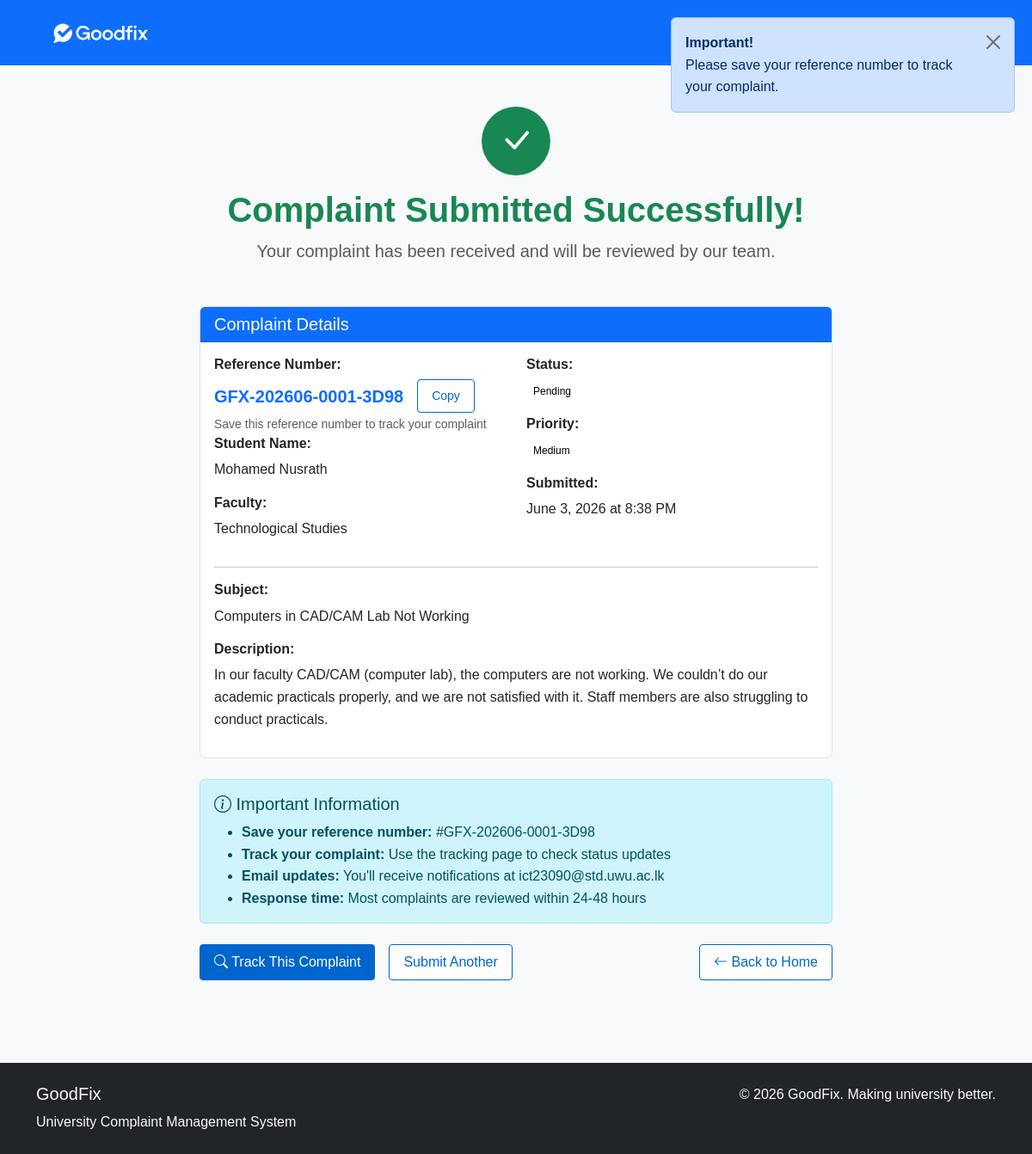
Screenshot of /user/submit_success.php?id=1 with the database file from the repository.
### tables this page shows
CREATE TABLE complaints (
    id INT PRIMARY KEY AUTO_INCREMENT,
    student_name VARCHAR(100) NOT NULL,
    student_id VARCHAR(20) NOT NULL,
    email VARCHAR(100) NOT NULL,
    faculty VARCHAR(50) NOT NULL,
    complaint_type VARCHAR(50) NOT NULL,
    subject VARCHAR(200) NOT NULL,
    description TEXT NOT NULL,
    status ENUM('pending', 'in_progress', 'resolved', 'closed') DEFAULT 'pending',
    priority ENUM('low', 'medium', 'high', 'urgent') DEFAULT 'medium',
    submitted_at TIMESTAMP DEFAULT CURRENT_TIMESTAMP,
    updated_at TIMESTAMP DEFAULT CURRENT_TIMESTAMP ON UPDATE CURRENT_TIMESTAMP
);

### user/submit_success.php (the view, shortened to what this page needs)
<?php
include '../includes/header.php';
include '../includes/db.php';
$complaint_id = isset($_GET['id']) ? (int)$_GET['id'] : 0;
$complaint = null;
if ($complaint_id) {
    $stmt = $pdo->prepare("SELECT * FROM complaints WHERE id = ?");
    $stmt->execute([$complaint_id]);
    $complaint = $stmt->fetch();
}
?>
<main>
    <div class="container py-5">
        <div class="row justify-content-center">
            <div class="col-lg-8">
                <div class="text-center mb-5">
                    <div class="bg-success text-white rounded-circle d-inline-flex align-items-center justify-content-center mb-3" style="width: 80px; height: 80px;">
                        <i class="bi bi-check-lg fs-1"></i>
                    </div>
                    <h1 class="fw-bold text-success">Complaint Submitted Successfully!</h1>
                    <p class="lead text-muted">Your complaint has been received and will be reviewed by our team.</p>
                </div>
                <div class="card">
                    <div class="card-header bg-primary text-white">
                        <h5 class="mb-0">
                            Complaint Details
                        </h5>
                    </div>
                    <div class="card-body">
                        <?php
                        $year_month = date('Ym', strtotime($complaint['submitted_at']));
                        $complaint_id_padded = str_pad($complaint['id'], 4, '0', STR_PAD_LEFT);
                        $hash = strtoupper(substr(md5($complaint['id'] . $complaint['submitted_at'] . 'GoodFix2025'), 0, 4));
                        $reference_no = 'GFX-' . $year_month . '-' . $complaint_id_padded . '-' . $hash;
                        ?>
                        <div class="row">
                            <div class="col-md-6">
                                <h6 class="fw-bold">Reference Number:</h6>
                                <div class="d-flex align-items-center">
                                    <p class="text-primary fs-5 fw-bold mb-0 me-3" id="referenceNumber"><?php echo $reference_no; ?></p>
                                    <button class="btn btn-outline-primary btn-sm" onclick="copyReference()" id="copyBtn">
                                        <i class="bi bi-copy"></i> Copy
                                    </button>
                                </div>
                                <small class="text-muted">Save this reference number to track your complaint</small>
                                <h6 class="fw-bold">Student Name:</h6>
                                <p><?php echo htmlspecialchars($complaint['student_name']); ?></p>
                                <h6 class="fw-bold">Faculty:</h6>
                                <p><?php echo htmlspecialchars($complaint['faculty'] ?: 'Not specified'); ?></p>
                            </div>
                            <div class="col-md-6">
                                <h6 class="fw-bold">Status:</h6>
                                <span class="status">Pending</span>
                                <h6 class="fw-bold mt-3">Priority:</h6>
                                <span class="priority">
                                    <?php echo ucfirst($complaint['priority']); ?>
                                </span>
                                <h6 class="fw-bold mt-3">Submitted:</h6>
                                <p><?php echo date('F j, Y \a\t g:i A', strtotime($complaint['submitted_at'])); ?></p>
                            </div>
                        </div>
                        <hr>
                        <h6 class="fw-bold">Subject:</h6>
                        <p><?php echo htmlspecialchars($complaint['subject']); ?></p>
                        <h6 class="fw-bold">Description:</h6>
                        <p><?php echo nl2br(htmlspecialchars($complaint['description'])); ?></p>
                    </div>
                </div>
                <div class="alert alert-info mt-4">
                    <h5 class="alert-heading">
                        <i class="bi bi-info-circle"></i> Important Information
                    </h5>
                    <ul class="mb-0">
                        <li><strong>Save your reference number:</strong> #<?php echo $reference_no; ?></li>
                        <li><strong>Track your complaint:</strong> Use the tracking page to check status updates</li>
                        <li><strong>Email updates:</strong> You'll receive notifications at <?php echo htmlspecialchars($complaint['email']); ?></li>
                        <li><strong>Response time:</strong> Most complaints are reviewed within 24-48 hours</li>
                    </ul>
                </div>
                <div class="text-center mt-4">
                    <div class="d-flex gap-3 justify-content-center">
                        <a href="track_complaint.php?id=<?php echo $complaint['id']; ?>" class="btn btn-primary">
                            <i class="bi bi-search"></i> Track This Complaint
                        </a>
                        <a href="submit_complaint.php" class="btn btn-outline-primary">
                            Submit Another
                        </a>
                        <a href="index.php" class="btn btn-outline-primary ms-auto">
                            <i class="bi bi-arrow-left"></i> Back to Home
                        </a>
                    </div>
                </div>
            </div>
        </div>
    </div>
</main>
<?php include '../includes/footer.php'; ?>

### css/style.css (style rules this page uses)
:root { --primary-color: #0066cc; --secondary-color: #6c757d; --success-color: #28a745; --warning-color: #ffc107; --danger-color: #dc3545; --light-gray: #f8f9fa; --border-color: #dee2e6; }
body { font-family: Arial, sans-serif; background-color: var(--light-gray); line-height: 1.6; color: #333; }
.card { border: 1px solid var(--border-color); border-radius: 8px; margin-bottom: 1rem; }
.status { color: #000000; padding: 4px 8px; border-radius: 4px; font-size: 12px; }
.priority { color: #000000; padding: 4px 8px; border-radius: 4px; font-size: 12px; }
.btn { padding: 8px 16px; border-radius: 4px; border: 1px solid transparent; text-decoration: none; display: inline-block; }
.btn-primary { background-color: var(--primary-color); border-color: var(--primary-color); color: white; }
.btn-outline-primary { color: var(--primary-color); border-color: var(--primary-color); background-color: white; }
*, *::before, *::after { transition: none !important; animation: none !important; }

### rows the page displays
complaints: reference_no "GFX-202606-0001-3D98", student_name "Mohamed Nusrath", faculty "Technological Studies", priority "Medium", submitted_at "June 3, 2026 at 8:38 PM", subject "Computers in CAD/CAM Lab Not Working", description "In our faculty CAD/CAM (computer lab), the computers are not working. We couldn’t do our academic practicals properly, and we are not satisfied with it. Staff members are also struggling to conduct practicals.", email "ict23090@std.uwu.ac.lk"
